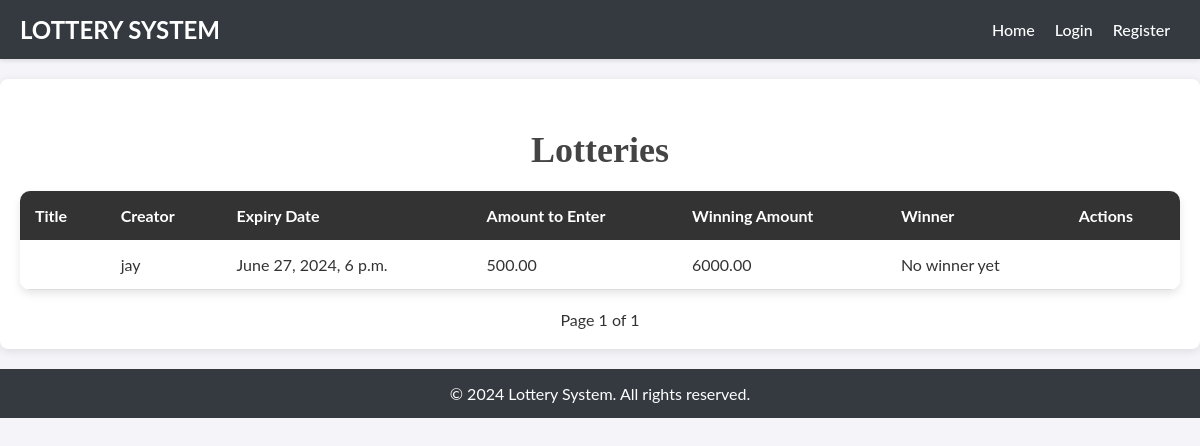
Before: /lotteries/ with the older database file.
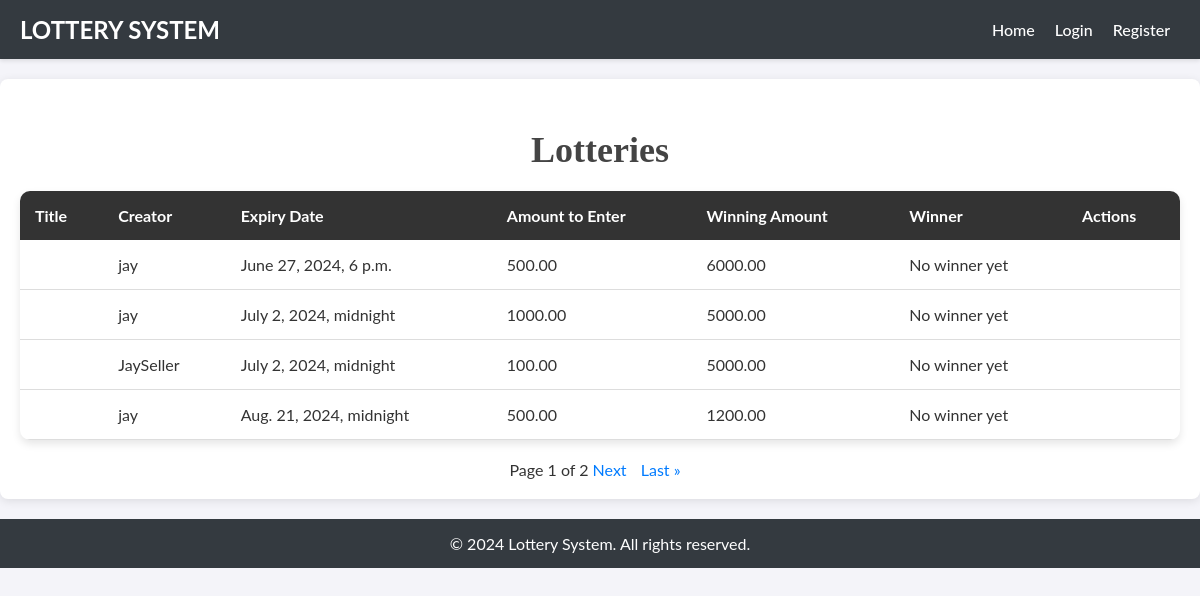
After: the same page with the newer database file.
### lottery/models.py (models this page shows, shortened)
class Lottery(TitleDescriptionModel):
    image = models.ImageField(upload_to='')
    creator = models.ForeignKey(User, on_delete=models.CASCADE, related_name='created_by')
    expiry_date = models.DateTimeField()
    amount_to_enter = models.DecimalField(max_digits=10, decimal_places=2)
    winning_amount = models.DecimalField(max_digits=10, decimal_places=2)
    class Meta:
        verbose_name_plural = 'Lotteries'

### users/models.py (models this page shows)
class User(AbstractUser):
    user_type = models.CharField(choices=USER_TYPES, default=BUYER, max_length=10)
    birth_date = models.DateField(null=True)
    def __str__(self):
        return f'{self.username}'

### lottery/views.py (the view)
# urls.py: path('lotteries/', lottery_list, name='lottery_list'),
def lottery_list(request):
    lotteries = Lottery.objects.all().order_by =['expiry_date']
    p = Paginator(Lottery.objects.all(), 4)
    page = request.GET.get('page')
    final_list = p.get_page(page)
    return render(request, 'lottery/lottery_list.html', {'lotteries': lotteries, 'final_list': final_list})

### lottery/templates/lottery/lottery_list.html (shortened to what this page needs)
{% extends 'users/base.html' %}
{% block content %}
  <h1 class="page-title">Lotteries</h1>
  {% if lotteries %}
    <table class="lottery-table">
      <thead>
        <tr>
          <th>Title</th>
          <th>Creator</th>
          <th>Expiry Date</th>
          <th>Amount to Enter</th>
          <th>Winning Amount</th>
          <th>Winner</th>
          <th>Actions</th>
        </tr>
      </thead>
      <tbody>
        {% for lottery in final_list %}
          <tr>
            <td><a href="{% url 'lottery_detail' lottery.pk %}">{{ lottery.title }}</a></td>
            <td>{{ lottery.creator }}</td>
            <td>{{ lottery.expiry_date }}</td>
            <td>{{ lottery.amount_to_enter }}</td>
            <td>{{ lottery.winning_amount }}</td>
            <td>
              {% if lottery.winner %}
                {{ lottery.winner }}
              {% else %}
                No winner yet
              {% endif %}
            </td>
            <td>
            </td>
          </tr>
        {% endfor %}
      </tbody>
    </table>
    <div class="pagination">
      Page {{ final_list.number }} of {{ final_list.paginator.num_pages }}
      {% if final_list.has_next %}
        <a href="?page={{ final_list.next_page_number }}">Next</a>
        <a href="?page={{ final_list.paginator.num_pages }}">Last &raquo;</a>
      {% endif %}
    </div>
  {% else %}
    <p class="no-lotteries">No active lotteries at the moment.</p>
  {% endif %}
{% endblock %}

Changed rows visible on the page:
added Lottery: creator "jay", expiry_date "July 2, 2024, midnight", amount_to_enter "1000.00", winning_amount "5000.00"
added Lottery: creator "JaySeller", expiry_date "July 2, 2024, midnight", amount_to_enter "100.00", winning_amount "5000.00"
added Lottery: creator "jay", expiry_date "Aug. 21, 2024, midnight", amount_to_enter "500.00", winning_amount "1200.00"
Other visible differences:
{{ final_list.paginator.num_pages }}: "1" → "2"
text now shown: "Next Last »"
